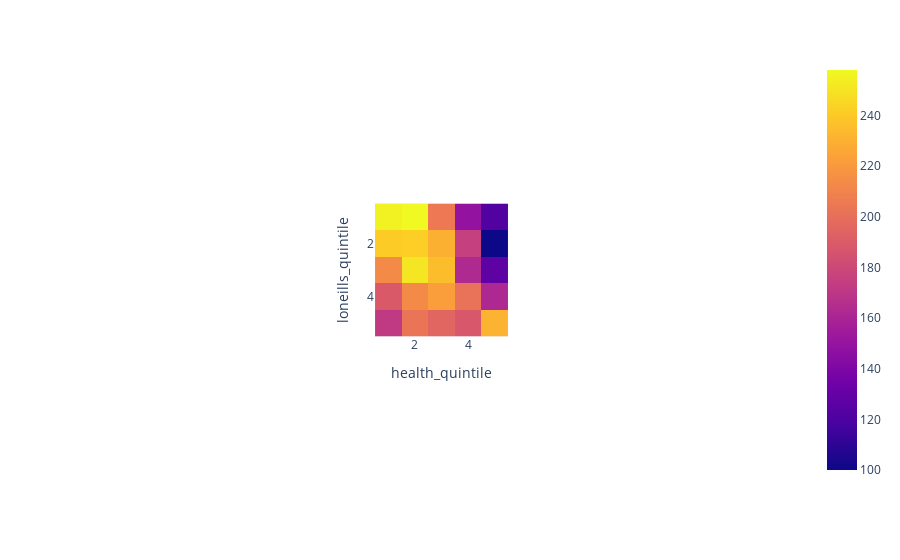

Notebook code cell kept with this figure:
### Code cell
fig = px.imshow(quintile_counts)
fig.show()

### Figure 1 — Plotly figure (JSON) as saved in the notebook; plotly's stock layout.template omitted (floating-point values rounded to 4 significant figures)
{"data": [{"coloraxis": "coloraxis", "hovertemplate": "health_quintile: %{x}<br>loneills_quintile: %{y}<br>color: %{z}<extra></extra>", "name": "0", "type": "heatmap", "x": [1, 2, 3, 4, 5], "xaxis": "x", "y": [1, 2, 3, 4, 5], "yaxis": "y", "z": [[255, 258, 205, 149, 122], [241, 242, 230, 175, 100], [213, 251, 235, 163, 127], [189, 213, 222, 202, 162], [172, 203, 195, 188, 231]]}], "layout": {"autosize": true, "coloraxis": {"colorscale": [[0, "#0d0887"], [0.1111, "#46039f"], [0.2222, "#7201a8"], [0.3333, "#9c179e"], [0.4444, "#bd3786"], [0.5556, "#d8576b"], [0.6667, "#ed7953"], [0.7778, "#fb9f3a"], [0.8889, "#fdca26"], [1, "#f0f921"]]}, "margin": {"t": 60}, "xaxis": {"anchor": "y", "autorange": true, "constrain": "domain", "domain": [0.4081, 0.5919], "range": [0.5, 5.5], "scaleanchor": "y", "title": {"text": "health_quintile"}, "type": "linear"}, "yaxis": {"anchor": "x", "autorange": true, "constrain": "domain", "domain": [0.1379, 0.8621], "range": [5.5, 0.5], "title": {"text": "loneills_quintile"}, "type": "linear"}}}
